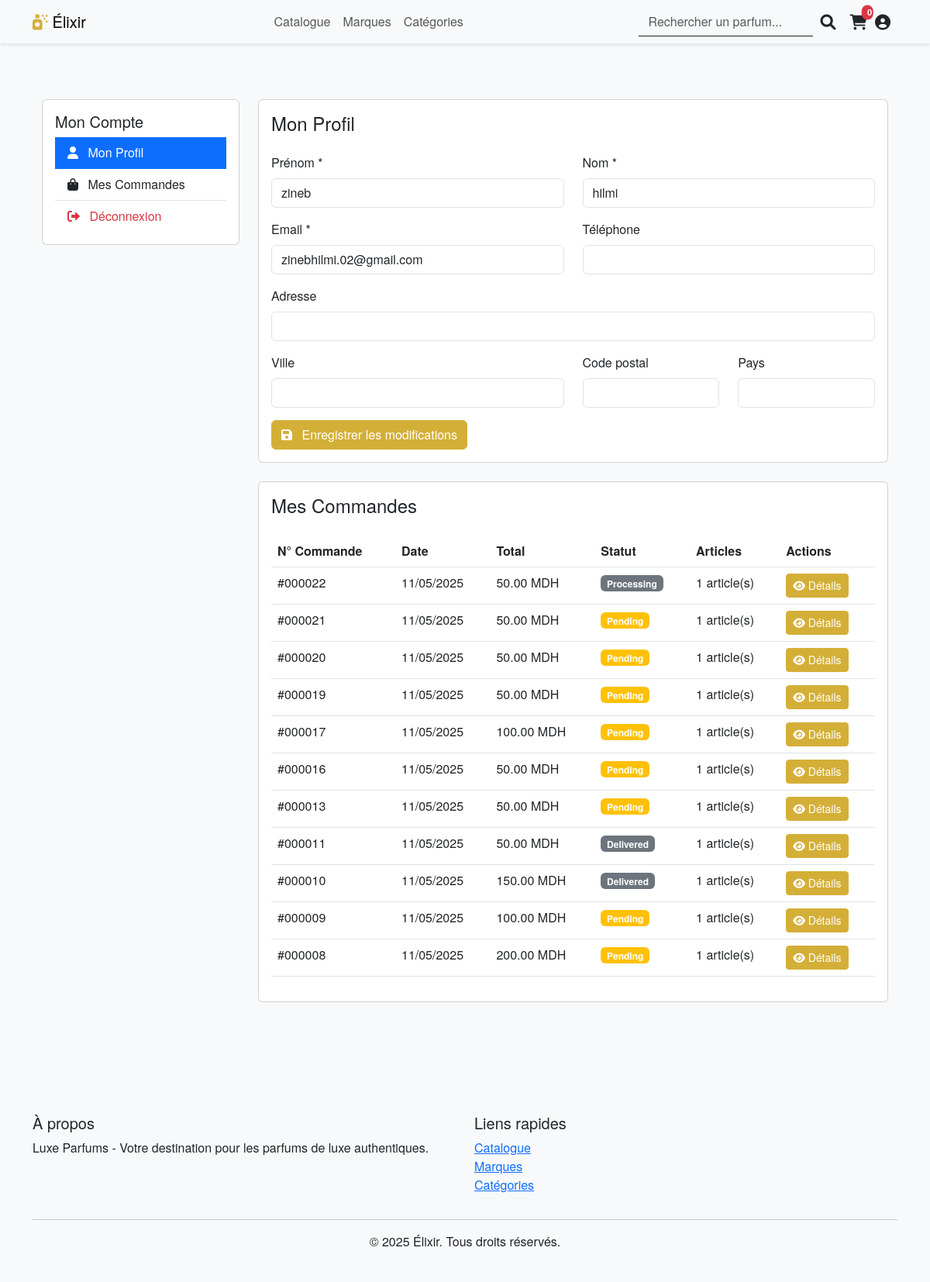
/parfum/profile.php (signed in), run on the app's committed database.
### tables this page shows
CREATE TABLE IF NOT EXISTS `users` (
  `id` int NOT NULL AUTO_INCREMENT,
  `username` varchar(50) NOT NULL,
  `email` varchar(100) NOT NULL,
  `password` varchar(255) NOT NULL,
  `role` enum('admin','client') NOT NULL DEFAULT 'client',
  `first_name` varchar(50) DEFAULT NULL,
  `last_name` varchar(50) DEFAULT NULL,
  `address` text,
  `city` varchar(100) DEFAULT NULL,
  `postal_code` varchar(20) DEFAULT NULL,
  `country` varchar(100) DEFAULT NULL,
  `phone` varchar(20) DEFAULT NULL,
  `created_at` timestamp NULL DEFAULT CURRENT_TIMESTAMP,
  `updated_at` timestamp NULL DEFAULT CURRENT_TIMESTAMP ON UPDATE CURRENT_TIMESTAMP,
  PRIMARY KEY (`id`),
  UNIQUE KEY `username` (`username`),
  UNIQUE KEY `email` (`email`)
);

CREATE TABLE IF NOT EXISTS `orders` (
  `id` int NOT NULL AUTO_INCREMENT,
  `user_id` int NOT NULL,
  `total_amount` decimal(10,2) NOT NULL,
  `status` enum('pending','processing','shipped','delivered','cancelled') NOT NULL DEFAULT 'pending',
  `payment_method` enum('credit_card','paypal','cash_on_delivery') NOT NULL,
  `shipping_address` text NOT NULL,
  `shipping_city` varchar(100) NOT NULL,
  `shipping_postal_code` varchar(20) NOT NULL,
  `shipping_phone` varchar(20) NOT NULL,
  `shipping_first_name` varchar(50) NOT NULL,
  `shipping_last_name` varchar(50) NOT NULL,
  `created_at` timestamp NULL DEFAULT CURRENT_TIMESTAMP,
  `updated_at` timestamp NULL DEFAULT CURRENT_TIMESTAMP ON UPDATE CURRENT_TIMESTAMP,
  PRIMARY KEY (`id`),
  KEY `user_id` (`user_id`)
);

### parfum/profile.php (the view, shortened to what this page needs)
<?php
require_once 'includes/header.php';
$stmt = $pdo->prepare("SELECT * FROM users WHERE id = ?");
$stmt->execute([$_SESSION['user_id']]);
$user = $stmt->fetch();
$stmt = $pdo->prepare("
    SELECT o.*, COUNT(oi.id) as total_items
    FROM orders o
    LEFT JOIN order_items oi ON o.id = oi.order_id
    WHERE o.user_id = ?
    GROUP BY o.id
    ORDER BY o.created_at DESC
");
$stmt->execute([$_SESSION['user_id']]);
$orders = $stmt->fetchAll();
?>
<div class="container py-5">
    <div class="row">
        <div class="col-md-3">
            <div class="card mb-4">
                <div class="card-body">
                    <h5 class="card-title">Mon Compte</h5>
                    <div class="list-group list-group-flush">
                        <a href="#profile" class="list-group-item list-group-item-action active">
                            <i class="fas fa-user me-2"></i> Mon Profil
                        </a>
                        <a href="#orders" class="list-group-item list-group-item-action">
                            <i class="fas fa-shopping-bag me-2"></i> Mes Commandes
                        </a>
                        <a href="logout.php" class="list-group-item list-group-item-action text-danger">
                            <i class="fas fa-sign-out-alt me-2"></i> Déconnexion
                        </a>
                    </div>
                </div>
            </div>
        </div>
        <div class="col-md-9">
            <div id="profile" class="card mb-4">
                <div class="card-body">
                    <h4 class="card-title mb-4">Mon Profil</h4>
                    <form method="POST">
                        <div class="row">
                            <div class="col-md-6 mb-3">
                                <label for="firstname" class="form-label">Prénom *</label>
                                <input type="text" class="form-control" id="firstname" name="firstname"
                                       value="<?php echo htmlspecialchars($user['first_name'] ?? ''); ?>" required>
                            </div>
                            <div class="col-md-6 mb-3">
                                <label for="lastname" class="form-label">Nom *</label>
                                <input type="text" class="form-control" id="lastname" name="lastname"
                                       value="<?php echo htmlspecialchars($user['last_name'] ?? ''); ?>" required>
                            </div>
                        </div>
                        <div class="row">
                            <div class="col-md-6 mb-3">
                                <label for="email" class="form-label">Email *</label>
                                <input type="email" class="form-control" id="email" name="email"
                                       value="<?php echo htmlspecialchars($user['email'] ?? ''); ?>" required>
                            </div>
                            <div class="col-md-6 mb-3">
                                <label for="phone" class="form-label">Téléphone</label>
                                <input type="tel" class="form-control" id="phone" name="phone"
                                       value="<?php echo htmlspecialchars($user['phone'] ?? ''); ?>">
                            </div>
                        </div>
                        <div class="mb-3">
                            <label for="address" class="form-label">Adresse</label>
                            <input type="text" class="form-control" id="address" name="address"
                                   value="<?php echo htmlspecialchars($user['address'] ?? ''); ?>">
                        </div>
                        <div class="row">
                            <div class="col-md-6 mb-3">
                                <label for="city" class="form-label">Ville</label>
                                <input type="text" class="form-control" id="city" name="city"
                                       value="<?php echo htmlspecialchars($user['city'] ?? ''); ?>">
                            </div>
                            <div class="col-md-3 mb-3">
                                <label for="postal_code" class="form-label">Code postal</label>
                                <input type="text" class="form-control" id="postal_code" name="postal_code"
                                       value="<?php echo htmlspecialchars($user['postal_code'] ?? ''); ?>">
                            </div>
                            <div class="col-md-3 mb-3">
                                <label for="country" class="form-label">Pays</label>
                                <input type="text" class="form-control" id="country" name="country"
                                       value="<?php echo htmlspecialchars($user['country'] ?? ''); ?>">
                            </div>
                        </div>
                        <button type="submit" class="btn btn-primary">
                            <i class="fas fa-save me-2"></i> Enregistrer les modifications
                        </button>
                    </form>
                </div>
            </div>
            <div id="orders" class="card">
                <div class="card-body">
                    <h4 class="card-title mb-4">Mes Commandes</h4>
                    <?php if (empty($orders)): ?>
                        <p class="text-muted">Vous n'avez pas encore passé de commande.</p>
                    <?php else: ?>
                        <div class="table-responsive">
                            <table class="table">
                                <thead>
                                    <tr>
                                        <th>N° Commande</th>
                                        <th>Date</th>
                                        <th>Total</th>
                                        <th>Statut</th>
                                        <th>Articles</th>
                                        <th>Actions</th>
                                    </tr>
                                </thead>
                                <tbody>
                                    <?php foreach ($orders as $order): ?>
                                        <tr>
                                            <td>#<?php echo str_pad($order['id'], 6, '0', STR_PAD_LEFT); ?></td>
                                            <td><?php echo date('d/m/Y', strtotime($order['created_at'])); ?></td>
                                            <td><?php echo number_format($order['total_amount'], 2); ?> MDH</td>
                                            <td>
                                                <span class="badge bg-<?php
                                                    echo $order['status'] === 'completed' ? 'success' :
                                                        ($order['status'] === 'pending' ? 'warning' : 'secondary');
                                                ?>">
                                                    <?php echo ucfirst($order['status']); ?>
                                                </span>
                                            </td>
                                            <td><?php echo $order['total_items']; ?> article(s)</td>
                                            <td>
                                                <a href="order_details.php?id=<?php echo $order['id']; ?>"
                                                   class="btn btn-sm btn-primary">
                                                    <i class="fas fa-eye"></i> Détails
                                                </a>
                                            </td>
                                        </tr>
                                    <?php endforeach; ?>
                                </tbody>
                            </table>
                        </div>
                    <?php endif; ?>
                </div>
            </div>
        </div>
    </div>
</div>
<?php require_once 'includes/footer.php'; ?>

### parfum/assets/css/style.css (style rules this page uses)
:root { --primary-color: #f8f9fa; --secondary-color: #e9ecef; --accent-color: #d4af37; --text-color: #212529; --light-pink: #ffd1dc; --light-gray: #f8f9fa; }
body { font-family: 'Helvetica Neue', Arial, sans-serif; color: var(--text-color); background-color: var(--primary-color); }
.btn-primary { background-color: var(--accent-color); border-color: var(--accent-color); }

### data on the page
users: firstname "zineb", lastname "hilmi", email "zinebhilmi.02@gmail.com"
orders: id "000022", created_at "11/05/2025", total_amount "50.00", status "Processing", total_items "1"
orders: id "000021", created_at "11/05/2025", total_amount "50.00", status "Pending", total_items "1"
orders: id "000020", created_at "11/05/2025", total_amount "50.00", status "Pending", total_items "1"
orders: id "000019", created_at "11/05/2025", total_amount "50.00", status "Pending", total_items "1"
orders: id "000017", created_at "11/05/2025", total_amount "100.00", status "Pending", total_items "1"
orders: id "000016", created_at "11/05/2025", total_amount "50.00", status "Pending", total_items "1"
orders: id "000013", created_at "11/05/2025", total_amount "50.00", status "Pending", total_items "1"
orders: id "000011", created_at "11/05/2025", total_amount "50.00", status "Delivered", total_items "1"
orders: id "000010", created_at "11/05/2025", total_amount "150.00", status "Delivered", total_items "1"
orders: id "000009", created_at "11/05/2025", total_amount "100.00", status "Pending", total_items "1"
orders: id "000008", created_at "11/05/2025", total_amount "200.00", status "Pending", total_items "1"

### other printed values
SITE_NAME "Élixir"
